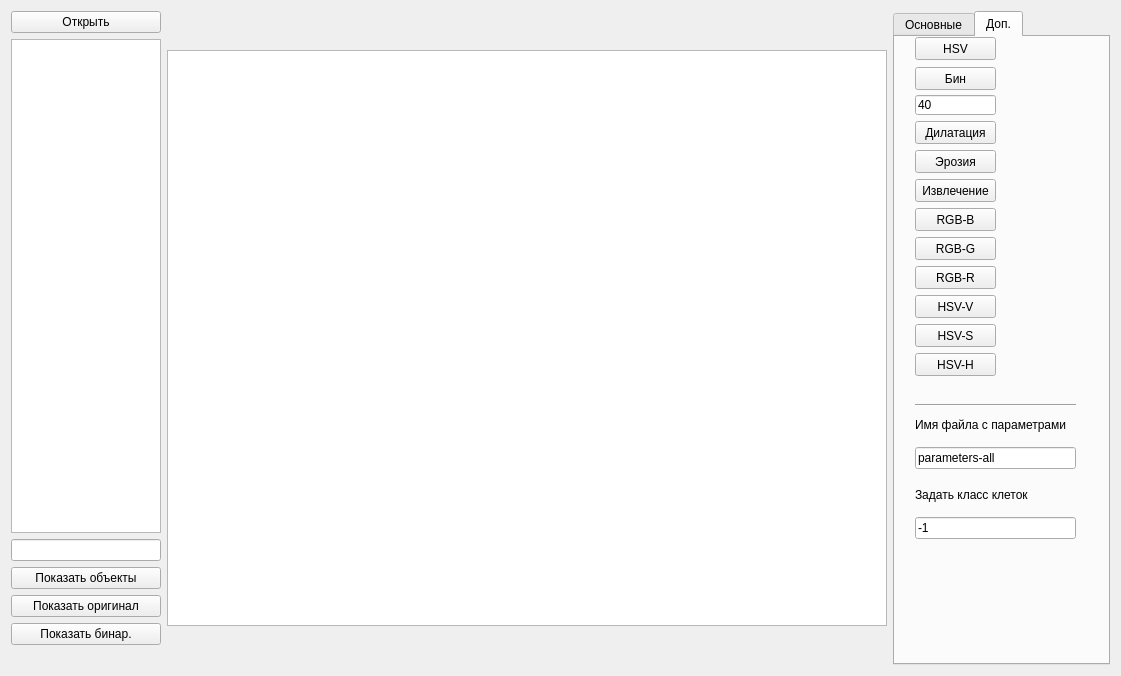
<?xml version="1.0" encoding="UTF-8"?>
<ui version="4.0">
 <class>Widget</class>
 <widget class="QWidget" name="Widget">
  <property name="geometry">
   <rect>
    <x>0</x>
    <y>0</y>
    <width>1121</width>
    <height>676</height>
   </rect>
  </property>
  <property name="minimumSize">
   <size>
    <width>1000</width>
    <height>598</height>
   </size>
  </property>
  <property name="maximumSize">
   <size>
    <width>1508</width>
    <height>873</height>
   </size>
  </property>
  <property name="windowTitle">
   <string>Модуль формирования выборки</string>
  </property>
  <layout class="QVBoxLayout" name="verticalLayout_3">
   <item>
    <layout class="QHBoxLayout" name="horizontalLayout_2">
     <item>
      <layout class="QHBoxLayout" name="horizontalLayout">
       <item>
        <layout class="QVBoxLayout" name="verticalLayout">
         <item>
          <widget class="QPushButton" name="pushButton">
           <property name="maximumSize">
            <size>
             <width>150</width>
             <height>30</height>
            </size>
           </property>
           <property name="text">
            <string>Открыть</string>
           </property>
          </widget>
         </item>
         <item>
          <widget class="QListWidget" name="listWidget">
           <property name="maximumSize">
            <size>
             <width>150</width>
             <height>576</height>
            </size>
           </property>
          </widget>
         </item>
         <item>
          <widget class="QLineEdit" name="lineEdit_7"/>
         </item>
         <item>
          <widget class="QPushButton" name="pushButton_19">
           <property name="text">
            <string>Показать объекты</string>
           </property>
          </widget>
         </item>
         <item>
          <widget class="QPushButton" name="pushButton_20">
           <property name="text">
            <string>Показать оригинал</string>
           </property>
          </widget>
         </item>
         <item>
          <widget class="QPushButton" name="pushButton_21">
           <property name="text">
            <string>Показать бинар.</string>
           </property>
          </widget>
         </item>
         <item>
          <widget class="QLabel" name="label_2">
           <property name="text">
            <string/>
           </property>
          </widget>
         </item>
        </layout>
       </item>
       <item>
        <widget class="QGraphicsView" name="graphicsView">
         <property name="minimumSize">
          <size>
           <width>720</width>
           <height>576</height>
          </size>
         </property>
         <property name="maximumSize">
          <size>
           <width>720</width>
           <height>576</height>
          </size>
         </property>
         <property name="layoutDirection">
          <enum>Qt::LeftToRight</enum>
         </property>
         <property name="sceneRect">
          <rectf>
           <x>0.000000000000000</x>
           <y>0.000000000000000</y>
           <width>0.000000000000000</width>
           <height>0.000000000000000</height>
          </rectf>
         </property>
         <property name="alignment">
          <set>Qt::AlignCenter</set>
         </property>
        </widget>
       </item>
      </layout>
     </item>
     <item>
      <layout class="QVBoxLayout" name="verticalLayout_2">
       <item>
        <widget class="QTabWidget" name="tabWidget">
         <property name="currentIndex">
          <number>1</number>
         </property>
         <widget class="QWidget" name="tab">
          <attribute name="title">
           <string>Основные</string>
          </attribute>
          <widget class="QPushButton" name="pushButton_4">
           <property name="geometry">
            <rect>
             <x>0</x>
             <y>30</y>
             <width>151</width>
             <height>23</height>
            </rect>
           </property>
           <property name="text">
            <string>-</string>
           </property>
          </widget>
          <widget class="QPushButton" name="pushButton_3">
           <property name="geometry">
            <rect>
             <x>0</x>
             <y>1</y>
             <width>151</width>
             <height>23</height>
            </rect>
           </property>
           <property name="text">
            <string>+</string>
           </property>
          </widget>
          <widget class="QPushButton" name="pushButton_10">
           <property name="geometry">
            <rect>
             <x>0</x>
             <y>60</y>
             <width>151</width>
             <height>23</height>
            </rect>
           </property>
           <property name="text">
            <string>СохрОбл</string>
           </property>
          </widget>
          <widget class="QPushButton" name="pushButton_12">
           <property name="geometry">
            <rect>
             <x>0</x>
             <y>89</y>
             <width>151</width>
             <height>23</height>
            </rect>
           </property>
           <property name="text">
            <string>Распознать лейкоциты</string>
           </property>
          </widget>
          <widget class="QLineEdit" name="lineEdit_9">
           <property name="geometry">
            <rect>
             <x>0</x>
             <y>330</y>
             <width>117</width>
             <height>20</height>
            </rect>
           </property>
           <property name="text">
            <string>5000</string>
           </property>
          </widget>
          <widget class="QLabel" name="label_4">
           <property name="geometry">
            <rect>
             <x>0</x>
             <y>253</y>
             <width>117</width>
             <height>13</height>
            </rect>
           </property>
           <property name="text">
            <string>ввод окна поиска</string>
           </property>
          </widget>
          <widget class="QLineEdit" name="lineEdit_5">
           <property name="geometry">
            <rect>
             <x>0</x>
             <y>272</y>
             <width>117</width>
             <height>20</height>
            </rect>
           </property>
           <property name="text">
            <string>10</string>
           </property>
          </widget>
          <widget class="QLineEdit" name="lineEdit_4">
           <property name="geometry">
            <rect>
             <x>0</x>
             <y>227</y>
             <width>117</width>
             <height>20</height>
            </rect>
           </property>
           <property name="text">
            <string>40</string>
           </property>
          </widget>
          <widget class="QLabel" name="label">
           <property name="geometry">
            <rect>
             <x>0</x>
             <y>144</y>
             <width>117</width>
             <height>13</height>
            </rect>
           </property>
           <property name="text">
            <string/>
           </property>
          </widget>
          <widget class="QLineEdit" name="lineEdit_8">
           <property name="geometry">
            <rect>
             <x>0</x>
             <y>182</y>
             <width>117</width>
             <height>20</height>
            </rect>
           </property>
           <property name="text">
            <string>0</string>
           </property>
          </widget>
          <widget class="QLabel" name="label_3">
           <property name="geometry">
            <rect>
             <x>0</x>
             <y>208</y>
             <width>131</width>
             <height>16</height>
            </rect>
           </property>
           <property name="text">
            <string>ввод нижнего порога</string>
           </property>
          </widget>
          <widget class="QLabel" name="label_7">
           <property name="geometry">
            <rect>
             <x>0</x>
             <y>125</y>
             <width>131</width>
             <height>16</height>
            </rect>
           </property>
           <property name="text">
            <string>Порог по алгоритму:</string>
           </property>
          </widget>
          <widget class="QLabel" name="label_5">
           <property name="geometry">
            <rect>
             <x>0</x>
             <y>163</y>
             <width>117</width>
             <height>13</height>
            </rect>
           </property>
           <property name="text">
            <string> Число объектов:</string>
           </property>
          </widget>
          <widget class="QLabel" name="label_6">
           <property name="geometry">
            <rect>
             <x>0</x>
             <y>298</y>
             <width>141</width>
             <height>26</height>
            </rect>
           </property>
           <property name="text">
            <string>Минимальная площадь
 объекта в пикселях</string>
           </property>
          </widget>
          <widget class="QLabel" name="label_8">
           <property name="geometry">
            <rect>
             <x>0</x>
             <y>360</y>
             <width>141</width>
             <height>31</height>
            </rect>
           </property>
           <property name="text">
            <string>Максимальный размер
 неслипшихся</string>
           </property>
          </widget>
          <widget class="QLineEdit" name="lineEdit_2">
           <property name="geometry">
            <rect>
             <x>0</x>
             <y>400</y>
             <width>113</width>
             <height>20</height>
            </rect>
           </property>
           <property name="text">
            <string>16000</string>
           </property>
          </widget>
          <widget class="QRadioButton" name="radioButton">
           <property name="geometry">
            <rect>
             <x>0</x>
             <y>430</y>
             <width>201</width>
             <height>61</height>
            </rect>
           </property>
           <property name="text">
            <string>Расчет параметров 
 для уже 
 обработанных изображений 
 (извлеченные ядра)</string>
           </property>
          </widget>
          <widget class="QPushButton" name="extractForAllButton">
           <property name="geometry">
            <rect>
             <x>0</x>
             <y>500</y>
             <width>141</width>
             <height>41</height>
            </rect>
           </property>
           <property name="text">
            <string>Распознать для всех 
 изображений</string>
           </property>
          </widget>
         </widget>
         <widget class="QWidget" name="tab_2">
          <attribute name="title">
           <string>Доп.</string>
          </attribute>
          <widget class="QPushButton" name="HSV_H">
           <property name="geometry">
            <rect>
             <x>20</x>
             <y>316</y>
             <width>81</width>
             <height>23</height>
            </rect>
           </property>
           <property name="text">
            <string>HSV-H</string>
           </property>
          </widget>
          <widget class="QPushButton" name="pushButton_9">
           <property name="geometry">
            <rect>
             <x>20</x>
             <y>142</y>
             <width>81</width>
             <height>23</height>
            </rect>
           </property>
           <property name="text">
            <string>Извлечение</string>
           </property>
          </widget>
          <widget class="QPushButton" name="pushButton_5">
           <property name="geometry">
            <rect>
             <x>20</x>
             <y>0</y>
             <width>81</width>
             <height>23</height>
            </rect>
           </property>
           <property name="text">
            <string>HSV</string>
           </property>
          </widget>
          <widget class="QLineEdit" name="lineEdit">
           <property name="geometry">
            <rect>
             <x>20</x>
             <y>58</y>
             <width>81</width>
             <height>20</height>
            </rect>
           </property>
           <property name="text">
            <string>40</string>
           </property>
          </widget>
          <widget class="QPushButton" name="pushButton_7">
           <property name="geometry">
            <rect>
             <x>20</x>
             <y>113</y>
             <width>81</width>
             <height>23</height>
            </rect>
           </property>
           <property name="text">
            <string>Эрозия</string>
           </property>
          </widget>
          <widget class="QPushButton" name="RGB_G">
           <property name="geometry">
            <rect>
             <x>20</x>
             <y>200</y>
             <width>81</width>
             <height>23</height>
            </rect>
           </property>
           <property name="text">
            <string>RGB-G</string>
           </property>
          </widget>
          <widget class="QPushButton" name="HSV_S">
           <property name="geometry">
            <rect>
             <x>20</x>
             <y>287</y>
             <width>81</width>
             <height>23</height>
            </rect>
           </property>
           <property name="text">
            <string>HSV-S</string>
           </property>
          </widget>
          <widget class="QPushButton" name="pushButton_8">
           <property name="geometry">
            <rect>
             <x>20</x>
             <y>84</y>
             <width>81</width>
             <height>23</height>
            </rect>
           </property>
           <property name="text">
            <string>Дилатация</string>
           </property>
          </widget>
          <widget class="QPushButton" name="RGB_B">
           <property name="geometry">
            <rect>
             <x>20</x>
             <y>171</y>
             <width>81</width>
             <height>23</height>
            </rect>
           </property>
           <property name="text">
            <string>RGB-B</string>
           </property>
          </widget>
          <widget class="QPushButton" name="pushButton_6">
           <property name="geometry">
            <rect>
             <x>20</x>
             <y>30</y>
             <width>81</width>
             <height>23</height>
            </rect>
           </property>
           <property name="text">
            <string>Бин</string>
           </property>
          </widget>
          <widget class="QPushButton" name="RGB_R">
           <property name="geometry">
            <rect>
             <x>20</x>
             <y>229</y>
             <width>81</width>
             <height>23</height>
            </rect>
           </property>
           <property name="text">
            <string>RGB-R</string>
           </property>
          </widget>
          <widget class="QPushButton" name="HSV_V">
           <property name="geometry">
            <rect>
             <x>20</x>
             <y>258</y>
             <width>81</width>
             <height>23</height>
            </rect>
           </property>
           <property name="text">
            <string>HSV-V</string>
           </property>
          </widget>
          <widget class="QLabel" name="label_9">
           <property name="geometry">
            <rect>
             <x>20</x>
             <y>380</y>
             <width>171</width>
             <height>16</height>
            </rect>
           </property>
           <property name="text">
            <string>Имя файла с параметрами</string>
           </property>
          </widget>
          <widget class="QLineEdit" name="cellParamsFileNameLine">
           <property name="geometry">
            <rect>
             <x>20</x>
             <y>410</y>
             <width>161</width>
             <height>22</height>
            </rect>
           </property>
           <property name="text">
            <string>parameters-all</string>
           </property>
          </widget>
          <widget class="QLabel" name="label_10">
           <property name="geometry">
            <rect>
             <x>20</x>
             <y>450</y>
             <width>161</width>
             <height>16</height>
            </rect>
           </property>
           <property name="text">
            <string>Задать класс клеток</string>
           </property>
          </widget>
          <widget class="QLineEdit" name="cellsClassEdit">
           <property name="geometry">
            <rect>
             <x>20</x>
             <y>480</y>
             <width>161</width>
             <height>22</height>
            </rect>
           </property>
           <property name="text">
            <string>-1</string>
           </property>
          </widget>
          <widget class="Line" name="line">
           <property name="geometry">
            <rect>
             <x>20</x>
             <y>360</y>
             <width>161</width>
             <height>16</height>
            </rect>
           </property>
           <property name="orientation">
            <enum>Qt::Horizontal</enum>
           </property>
          </widget>
         </widget>
        </widget>
       </item>
      </layout>
     </item>
    </layout>
   </item>
  </layout>
 </widget>
 <resources/>
 <connections/>
</ui>
